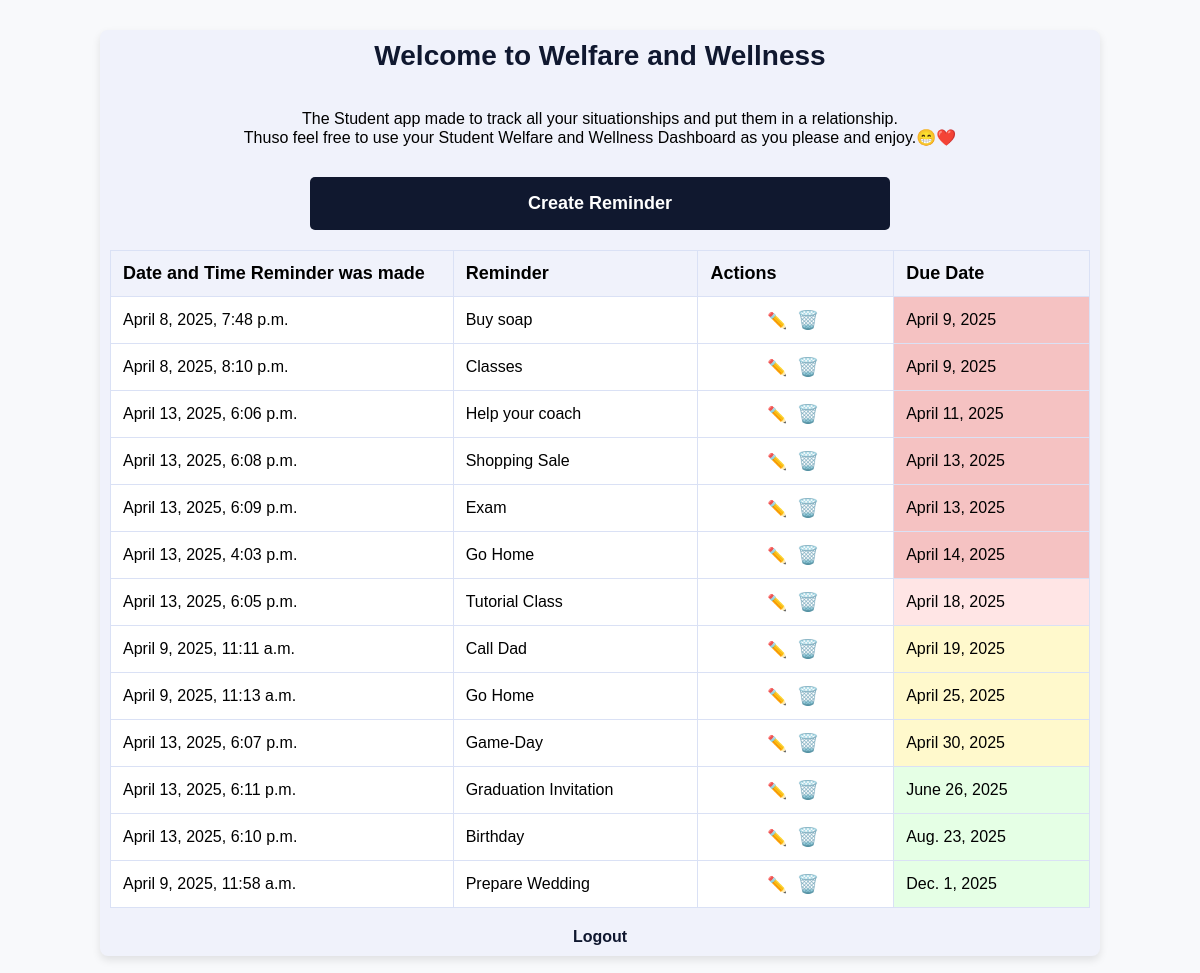
The app's page / (signed in) with its own data.
### base/models.py (models this page shows, shortened)
class Reminder(models.Model):
    user = models.ForeignKey(User, on_delete=models.CASCADE, null=True)
    title = models.CharField(max_length=200, default="")
    description = models.TextField(blank=True)
    created_at = models.DateTimeField(auto_now_add=True)
    due_date = models.DateField(default=date.today)

### base/views.py (the view)
# urls.py: path("", home, name="home"),
@login_required
def home(request):
    reminders = Reminder.objects.all()
    for reminder in reminders:
        today = timezone.now().date()
        due = reminder.due_date
        if due < today:
            days_overdue = (today - due).days
            if days_overdue > 7:
                reminder.delete()
                continue
            elif days_overdue <= 7:
                reminder.due_color = "overdue"
        else:
            days_left = (due - today).days
            if days_left <= 3:
                reminder.due_color = "urgent"
            elif 4 <= days_left <= 20:
                reminder.due_color = "warning"
            else:
                reminder.due_color = "safe"
    reminders = sorted(reminders, key=lambda x: x.due_date)
    context = {
        "reminders": reminders,
    }
    return render(request, "home.html", context)

### base/templates/home.html (shortened to what this page needs)
{% block content %}
<head>
</head>
    <body>
        <div class="shadow-wrap">
            <h1>Welcome to Welfare and Wellness</h1><br>
            {% if user.is_authenticated %}
                <center><p>The Student app made to track all your situationships and put them in a relationship.
                    <br>{{ user.username }} feel free to use your Student Welfare and Wellness Dashboard as you please and enjoy.😁❤️</p></center>
                <a href="{% url 'base:create_reminder' %}" class="create-reminder-btn">Create Reminder</a>
            {% endif %}
            <ul>
                {% if reminders %}
                    <table>
                        <thead>
                            <tr>
                                <th>Date and Time Reminder was made</th>
                                <th>Reminder</th>
                                <th>Actions</th>
                                <th>Due Date</th>
                            </tr>
                        </thead>
                        <tbody>
                            {% for reminder in reminders %}
                                <tr class="reminder-item">
                                    <td>{{ reminder.created_at }}</td>
                                    <td>
                                        <div class="reminder">
                                            {{ reminder.title }}
                                        </div>
                                    </td>
                                    <td style="text-align: center;">
                                        <a href="{% url 'base:edit_reminder' reminder.id %}">✏️</a>
                                        <form method="post" action="{% url 'base:delete_reminder' reminder.id %}" style="display:inline;" onsubmit="return confirm('Are you sure you want to delete this reminder?');">
                                          <button type="submit" class="delete-btn">🗑️</button>
                                        </form>
                                    </td>
                                    <td class="due-date {% if reminder.due_color %}{{ reminder.due_color }}{% endif %}"
                                        title="Due: {{ reminder.due_date }}">
                                        {{ reminder.due_date }}
                                    </td>
                                </tr>
                            {% endfor %}
                        </tbody>
                    </table>
                {% else %}
                    <p>No reminders yet.</p>
                {% endif %}
            </ul>
            <p><a href="{% url 'base:login' %}" class="logout-link">Logout</a></p>
        </div>
    </body>
{% endblock content %}

### base/templates/home.html (style rules this page uses)
table { width: 100%; border-collapse: collapse; margin-top: 20px; margin-bottom: 20px; border: 1px solid #DAE1F5; }
th:nth-child(1), td:nth-child(1) { width: 35%; }
th:nth-child(2), td:nth-child(2) { width: 25%; }
th:nth-child(3), td:nth-child(3) { width: 20%; }
th:nth-child(4), td:nth-child(4) { width: 20%; }
th, td { padding: 12px; text-align: left; border: 1px solid #DAE1F5; font-size: 16px; }
th { background-color: #F0F2FB; font-weight: bold; font-size: 18px; }
td { background-color: #fff; }
tbody tr:nth-child(even) { background-color: #f9f9f9; }
table td, table th { border-right: 1px solid #DAE1F5; }
table td:last-child, table th:last-child { border-right: none; }
.due-date.urgent { background-color: #ffe5e5; }
.due-date.warning { background-color: #fff9cc; }
.due-date.safe { background-color: #e5ffe5; }
.due-date.overdue { background-color: #f5c2c2; }
.reminder-item { position: relative; }
.reminder { position: relative; cursor: pointer; }
.edit-btn, .delete-btn { background: transparent; border: none; font-size: 18px; cursor: pointer; margin: 0 5px; text-decoration: none; }
.delete-btn { color: #e74c3c; }
* { padding: 0; margin: 0; box-sizing: border-box; font-family: 'Mulish', sans-serif; transition: 0.3s all ease-in-out; }
body { display: flex; justify-content: center; align-items: flex-start; min-height: 100vh; background-color: #f8f9fb; padding: 30px; }
.shadow-wrap { border-radius: 8px; padding: 10px; background-color: #F0F2FB; width: 200%; max-width: 1000px; box-shadow: 0px 4px 8px rgba(0, 0, 0, 0.1); }
h1 { text-align: center; color: #10182F; margin-bottom: 20px; font-size: 28px; }
a { color: #10182F; text-decoration: none; font-weight: 700; }
.create-reminder-btn { background: #10182F; color: #FFF; cursor: pointer; text-align: center; font-size: 18px; padding: 15px 60px; border-radius: 5px; border: 1px solid transparent; margin-top: 30px; font-weight: 700; display: block; margin-left: 200px; margin-right: 200px; }
.logout-link { color: #10182F; font-size: 16px; text-align: center; display: block; margin-top: 20px; text-decoration: none; }

### records on screen
Reminder: created_at "April 8, 2025, 7:48 p.m.", title "Buy soap", due_date "April 9, 2025"
Reminder: created_at "April 8, 2025, 8:10 p.m.", title "Classes", due_date "April 9, 2025"
Reminder: created_at "April 13, 2025, 6:06 p.m.", title "Help your coach", due_date "April 11, 2025"
Reminder: created_at "April 13, 2025, 6:08 p.m.", title "Shopping Sale", due_date "April 13, 2025"
Reminder: created_at "April 13, 2025, 6:09 p.m.", title "Exam", due_date "April 13, 2025"
Reminder: created_at "April 13, 2025, 4:03 p.m.", title "Go Home", due_date "April 14, 2025"
Reminder: created_at "April 13, 2025, 6:05 p.m.", title "Tutorial Class", due_date "April 18, 2025"
Reminder: created_at "April 9, 2025, 11:11 a.m.", title "Call Dad", due_date "April 19, 2025"
Reminder: created_at "April 9, 2025, 11:13 a.m.", title "Go Home", due_date "April 25, 2025"
Reminder: created_at "April 13, 2025, 6:07 p.m.", title "Game-Day", due_date "April 30, 2025"
Reminder: created_at "April 13, 2025, 6:11 p.m.", title "Graduation Invitation", due_date "June 26, 2025"
Reminder: created_at "April 13, 2025, 6:10 p.m.", title "Birthday", due_date "Aug. 23, 2025"
Reminder: created_at "April 9, 2025, 11:58 a.m.", title "Prepare Wedding", due_date "Dec. 1, 2025"

### other values on screen
{{ user.username }} "Thuso"
